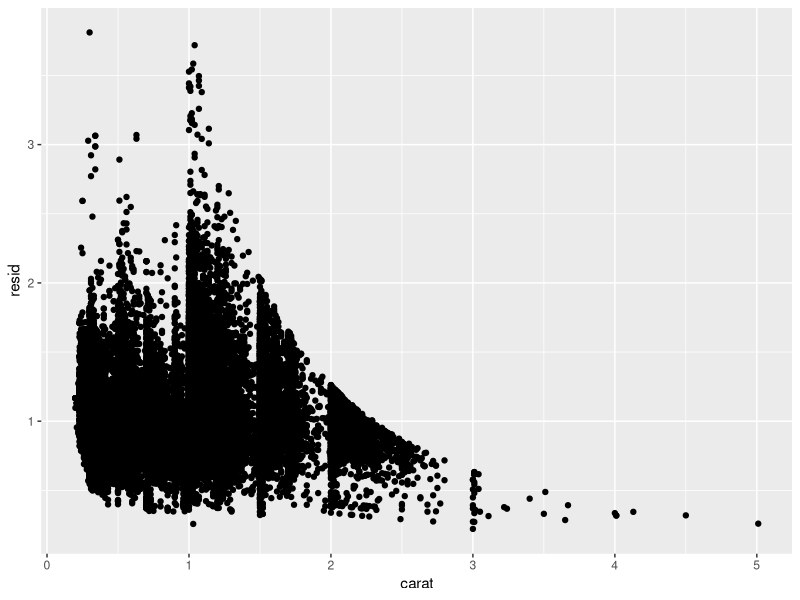
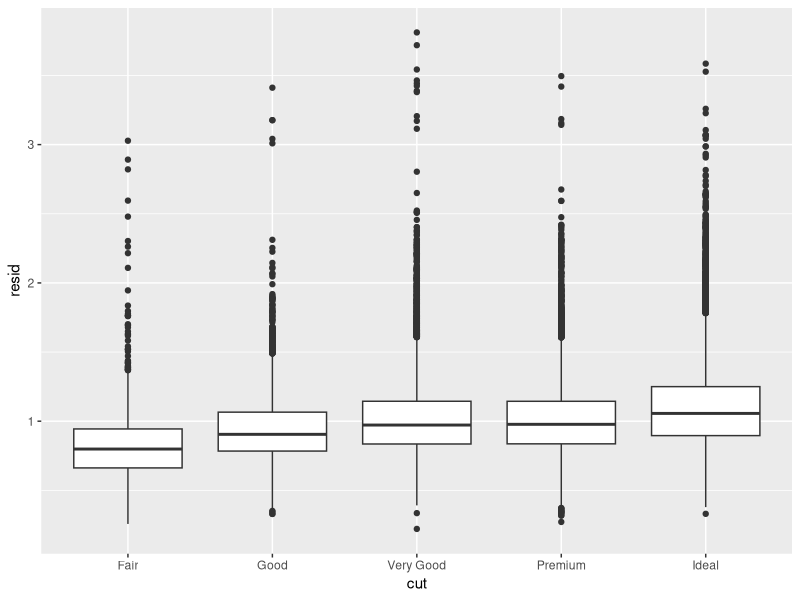

The R script that drew these images, in order:
## ---- chunk 1
library(tidyverse)
## ---- chunk 2
library(modelr)

mod <- lm(log(price) ~ log(carat), data = diamonds)

diamonds2 <- diamonds %>%
  add_residuals(mod) %>%
  mutate(resid = exp(resid))

ggplot(data = diamonds2) +
  geom_point(mapping = aes(x = carat, y = resid))

ggplot(data = diamonds2) +
  geom_boxplot(mapping = aes(x = cut, y = resid))
